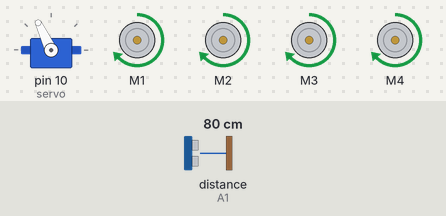
Simulated run of this sketch. Board: Arduino Uno, built with avr-gcc and run on an emulated ATmega328P. Parts: servo, 4 × DC motor (green arrow = forward, orange = backward, longer = faster). Inputs (shaded band) come from the test bench; at power-on: distance to the obstacle (sensor on A1) 80 cm. The echo pulse lasts 58.3 µs per cm.

Above: at 3.8 s.
3.9 s: distance to the obstacle (sensor on A1) set to 17 cm
5.4 s: distance to the obstacle (sensor on A1) set to 13 cm
At 6.8 s:
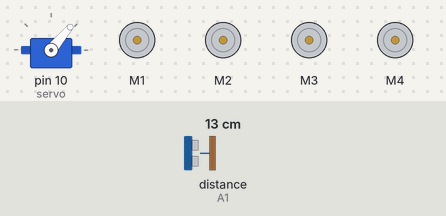
8.4 s: distance to the obstacle (sensor on A1) set to 18 cm
At 8.64 s:
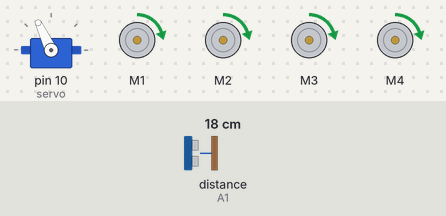
10.5 s: distance to the obstacle (sensor on A1) set to 2 cm
At 13.0 s:
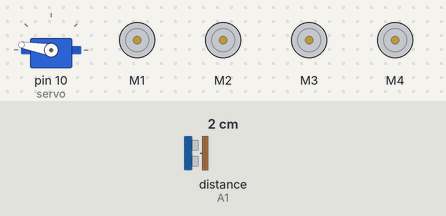
13.5 s: distance to the obstacle (sensor on A1) set to 35 cm
At 14.04 s:
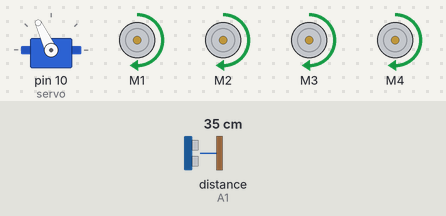
Timing chart, 0 to 16.5 s (numbered marks = the images above; inputs shaded):
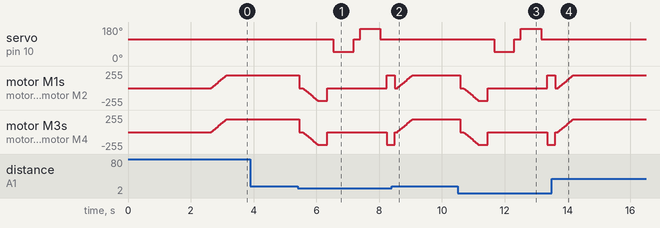

Measured:
- the behaviour switches between 16 and 15 cm on distance to the obstacle (sensor on A1) (found by bisection; images 0 and 1)
- after the input at 3.9 s, every drawn part: stays the same
- after the input at 5.4 s, servo on pin 10 (servo): 115° → 50° after 1.1 s, → 115° 0.65 s later, → 170° 0.20 s later, → 115° 0.65 s later
- after the input at 8.4 s, servo on pin 10 (servo): stays 115° (without the input it goes to 50° after 1.2 s)
- after the input at 10.5 s, servo on pin 10 (servo): 115° → 50° after 1.2 s, → 115° 0.65 s later, → 170° 0.20 s later, → 115° 0.65 s later
- after the input at 13.5 s, servo on pin 10 (servo): stays 115° (without the input it goes to 50° after 1.3 s)

The sketch:

ARDUINO_OBSTACLE_AVOIDING_CAR.INO
```cpp
#include <Adafruit_MotorShield.h>

//ARDUINO OBSTACLE AVOIDING CAR
// Before uploading the code you have to install the necessary library
// A lot of standard libraries with Bridge98 modifies
//AFMotor Library https://learn.adafruit.com/adafruit-motor-shield/library-install
//NewPing Library https://github.com/livetronic/Arduino-NewPing
//Servo Library https://github.com/arduino-libraries/Servo.git
// To Install the libraries go to sketch >> Include Library >> Add .ZIP File >> Select the Downloaded ZIP files From the Above links //
/* */

#include <AFMotor.h>
#include <NewPing.h>
#include <Servo.h>

#define TRIGGER_PIN A0
#define ECHO_PIN A1
#define MAX_DISTANCE 200
#define MAX_SPEED 190 // sets speed of DC  motors
#define MAX_SPEED_OFFSET 20

NewPing sonar(TRIGGER_PIN, ECHO_PIN, MAX_DISTANCE);

AF_DCMotor motor1(1, MOTOR12_1KHZ);
AF_DCMotor motor2(2, MOTOR12_1KHZ);
AF_DCMotor motor3(3, MOTOR34_1KHZ);
AF_DCMotor motor4(4, MOTOR34_1KHZ);

Servo servo;

boolean goesForward = false;
int distance = 100;
int speedSet = 0;

void setup() {

  servo.attach(10);
  servo.write(115);
  delay(2000);
  distance = readPing();
  delay(100);
  distance = readPing();
  delay(100);
  distance = readPing();
  delay(100);
  distance = readPing();
  delay(100);
}

void loop() {
 int distanceR = 0;
 int distanceL =  0;
 delay(25); // give a try also here with 25;

 if (distance <= 15) {

  moveStop();
  delay(100);
  moveBackward();
  delay(300);
  moveStop();
  delay(200);
  distanceR = lookRight();
  delay(200);
  distanceL = lookLeft();
  delay(200);

  if(distanceR>=distanceL) {
    turnRight();
    moveStop();
  } else {
    turnLeft();
    moveStop();
  }
 } else {
  moveForward();
 }

 distance = readPing();
}

int lookRight() {
    servo.write(50);
    delay(500);
    int distance = readPing();
    delay(100);
    servo.write(115);
    return distance;
}

int lookLeft() {
    servo.write(170);
    delay(500);
    int distance = readPing();
    delay(100);
    servo.write(115);
    return distance;
    delay(100);
}

int readPing() {
  delay(50); // give it a try with 50;
  int cm = sonar.ping_cm();

  if (cm == 0) {
    cm = 250;
  }

  return cm;
}

void moveStop() {
  motor1.run(RELEASE);
  motor2.run(RELEASE);
  motor3.run(RELEASE);
  motor4.run(RELEASE);
}

void moveForward() {

 if (!goesForward) {
    goesForward=true;
    motor1.run(FORWARD);
    motor2.run(FORWARD);
    motor3.run(FORWARD);
    motor4.run(FORWARD);

   for (speedSet = 0; speedSet < MAX_SPEED; speedSet += 2) { // slowly bring the speed up to avoid loading down the batteries too quickly;
    motor1.setSpeed(speedSet);
    motor2.setSpeed(speedSet);
    motor3.setSpeed(speedSet);
    motor4.setSpeed(speedSet);
    delay(5);
   }
  }
}

void moveBackward() {
    goesForward=false;
    motor1.run(BACKWARD);
    motor2.run(BACKWARD);
    motor3.run(BACKWARD);
    motor4.run(BACKWARD);
  for (speedSet = 0; speedSet < MAX_SPEED; speedSet += 2) { // slowly bring the speed up to avoid loading down the batteries too quickly
    motor1.setSpeed(speedSet);
    motor2.setSpeed(speedSet);
    motor3.setSpeed(speedSet);
    motor4.setSpeed(speedSet);
    delay(5);
  }
}

// give a try with 250 delay;
void turnRight() {
  motor1.run(FORWARD);
  motor2.run(FORWARD);
  motor3.run(BACKWARD);
  motor4.run(BACKWARD);
  delay(250);
  motor1.run(FORWARD);
  motor2.run(FORWARD);
  motor3.run(FORWARD);
  motor4.run(FORWARD);
}

void turnLeft() {
  motor1.run(BACKWARD);
  motor2.run(BACKWARD);
  motor3.run(FORWARD);
  motor4.run(FORWARD);
  delay(250);
  motor1.run(FORWARD);
  motor2.run(FORWARD);
  motor3.run(FORWARD);
  motor4.run(FORWARD);
}
```
